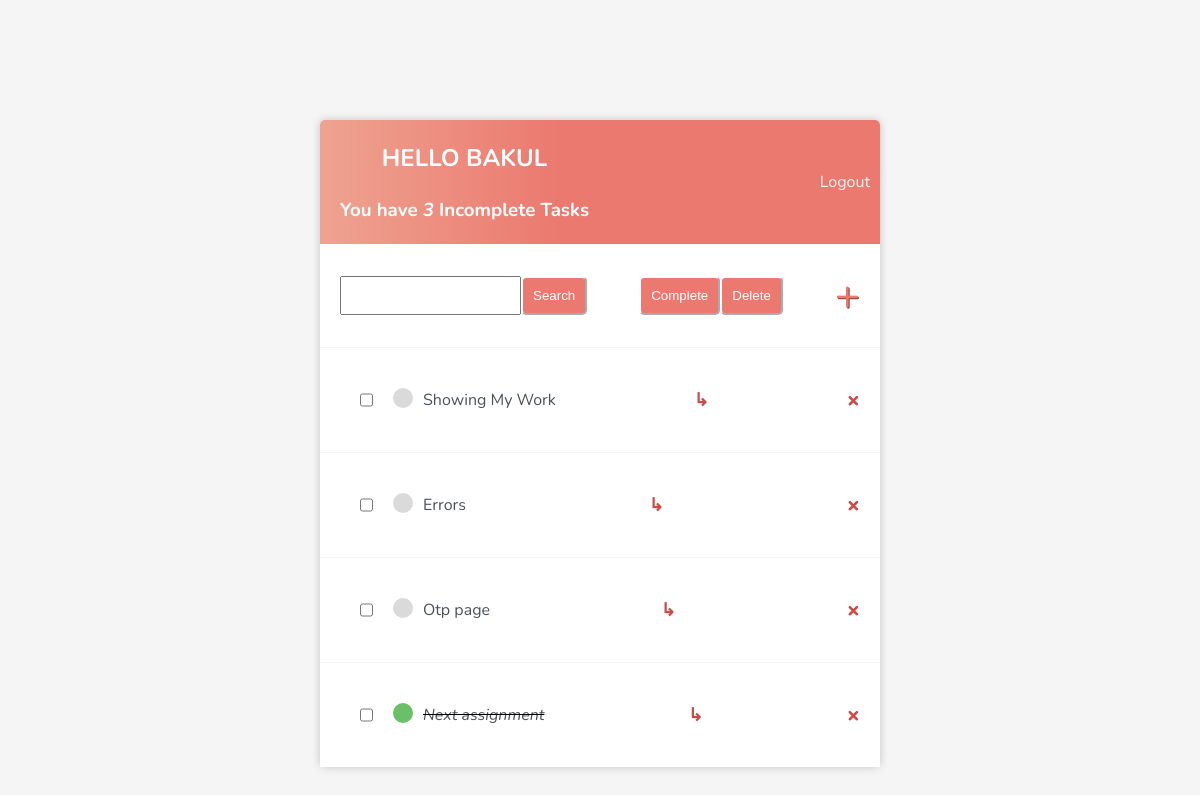
The app's page / (signed in), older data.
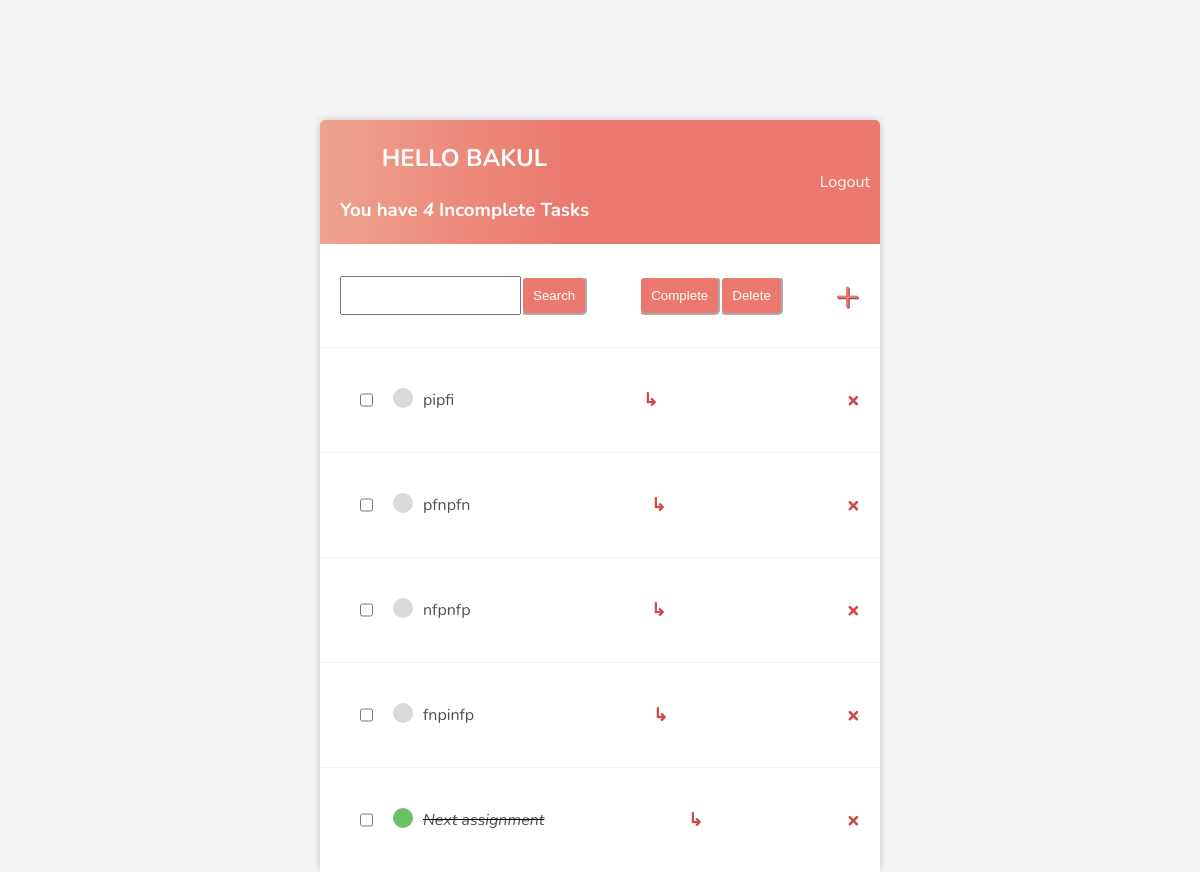
The same page, newer data.
### base/models.py (models this page shows)
class task(models.Model):
    user=models.OneToOneField(User,on_delete=models.CASCADE,unique=True,null=True,blank=True)
    title=models.CharField(max_length=200)
    description=models.TextField(null=True,blank=True)
    complete=models.BooleanField(default=False)
    created=models.DateTimeField(auto_now_add=True)
    def __str__(self):
        return self.title
    class Meta:
        ordering=['complete']

### base/views.py (the view, shortened to what this page needs)
# urls.py: path("",TaskList.as_view(),name="tasks"),
class TaskList(LoginRequiredMixin,ListView):
    model=task
    template_name='base/task_list.html'
    context_object_name='tasks'
    def get_context_data(self,**kwargs):
        context=super().get_context_data(**kwargs)
        context['tasks']=context['tasks'].filter(user=self.request.user)
        context['count']=context['tasks'].filter(complete=False).count()
        search_input=self.request.GET.get('search-area') or ''
        if search_input:
            context['tasks']=context['tasks'].filter(title__startswith=search_input)
        context['search_input']=search_input
        return context

### base/templates/base/task_list.html (shortened to what this page needs)
{% extends 'base/main.html' %} {% block content %}
<div class="header">
  <div style="padding: 10px">
    <h1 style="color: white">Hello {{request.user|title}}</h1>
    <h3 style="margin: 0">
      You have <i>{{count}}</i> Incomplete Task{{count|pluralize:"s"}}
    </h3>
  </div>
  {% if request.user.is_authenticated %}
  <a href="{% url 'logout' %}">Logout</a>
  {% else %}
  <a href="{% url 'login' %}">Login</a>
  {% endif %}
</div>
<div id="search-add-wrapper">
  <form method="GET" style="margin-top:20px,;display: flex;">
    <input type="text" name="search-area" value="{{search_input}}" />
    <input class="button" type="submit" value="Search" />
  </form>
  <form method="POST" style="display: flex">
  <button class="btn_complete" type="submit">Complete</button>
  <button type="submit" class="btn_delete">Delete</button>
</form>
  <a id="add-link" href="{% url 'task-create' %}">&#x2b</a>
</div>
<div class="task-items-wrapper">
  {% for task in tasks %}
  <div class="task-item">
    {% if task.complete %}
    <div class="task-title">
      <input type="checkbox" name="task_ids[]" value="{{task.id}}" />
      <div class="task-complete-icon" style="margin-left: 20px;"></div>
      <i><s><a href="{% url 'task-update' task.id %}">{{task}}</a></s></i>
    </div>
    <a class="enter" href="{% url 'task' task.id %}">&#8627;</a>
    <a class="delete-link" href="{% url 'task-delete' task.id %}">&#215;</a>
    {% else %}
    <div class="task-title">
      <input type="checkbox" name="task_ids[]" value="{{task.id}}" />
    <div class="task-incomplete-icon" style="margin-left: 20px;"></div>
     <a href="{% url 'task-update' task.id %}">{{task}}</a>
    </div>
    <a class="enter" href="{% url 'task' task.id %}">&#8627;</a>
    <a class="delete-link" href="{% url 'task-delete' task.id %}">&#215;</a>
    {% endif %}
  </div>
  {% empty %}
  <h3>No items in List</h3>
  {% endfor %} {% endblock content %}

Row changes from the older to the newer data that the page shows:
removed task: title "Showing My Work"
removed task: title "Errors"
removed task: title "Otp page"
added task: title "pipfi"
added task: title "pfnpfn"
added task: title "nfpnfp"
added task: title "fnpinfp"
Text that changed along with them:
{{ count }}: "3" → "4"
